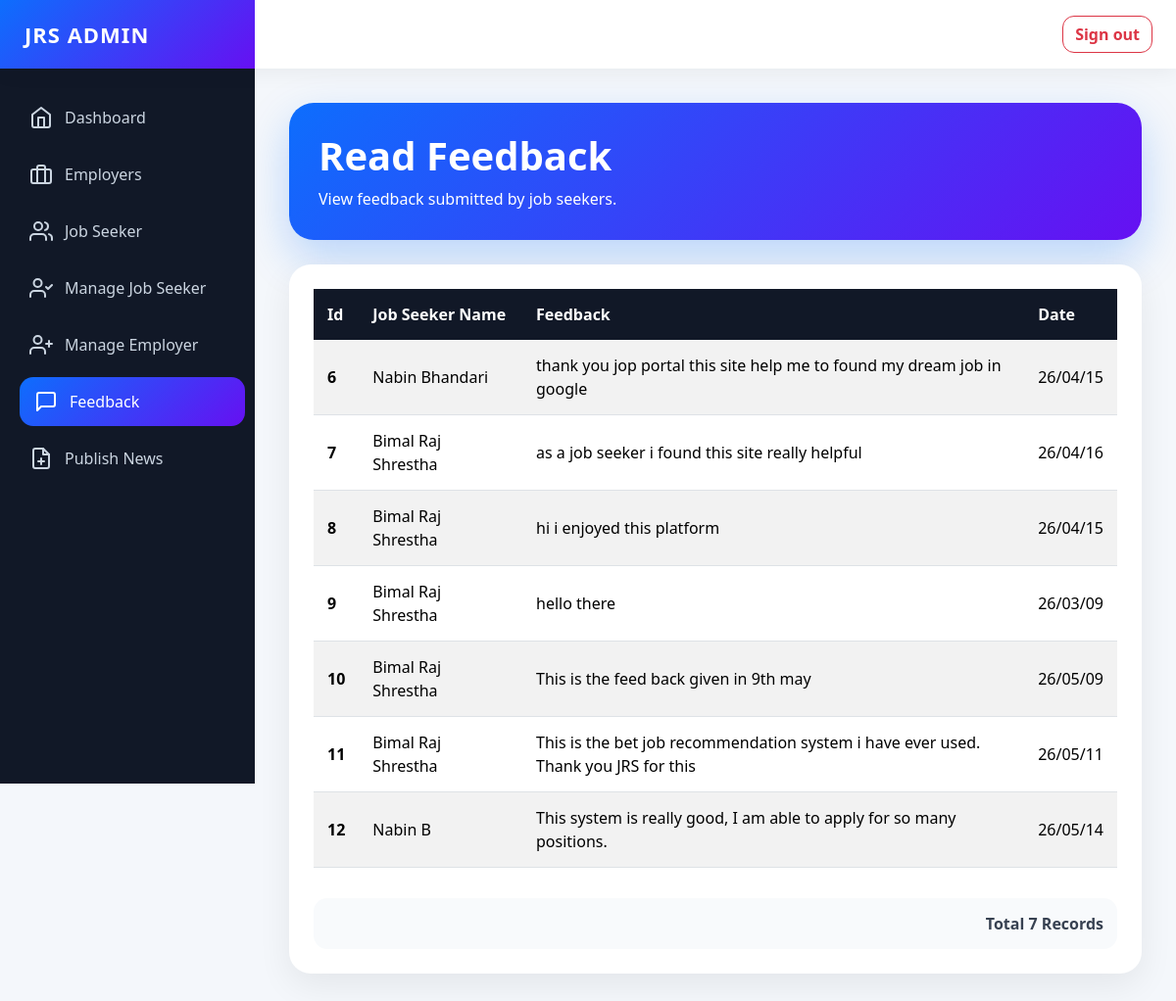
Screenshot of /admin/feedback.php (signed in) with the database file from the repository.
### tables this page shows
CREATE TABLE `feedback` (
  `FeedbackId` int NOT NULL,
  `JobSeekId` int NOT NULL,
  `Feedback` varchar(255) NOT NULL,
  `FeedbakDate` varchar(255) NOT NULL
);

CREATE TABLE `jobseeker_reg` (
  `JobSeekId` int NOT NULL,
  `JobSeekerName` varchar(255) NOT NULL,
  `Address` varchar(255) NOT NULL,
  `City` varchar(255) NOT NULL,
  `Email` varchar(255) NOT NULL,
  `Mobile` varchar(255) NOT NULL,
  `Qualification` varchar(255) NOT NULL,
  `Experience` text NOT NULL,
  `Gender` varchar(255) NOT NULL,
  `BirthDate` varchar(255) NOT NULL,
  `age` int NOT NULL,
  `Resume` varchar(255) NOT NULL,
  `Status` varchar(255) NOT NULL,
  `Username` varchar(255) NOT NULL,
  `Password` varchar(255) NOT NULL,
  `Question` varchar(255) NOT NULL,
  `Answer` varchar(255) NOT NULL
);

### admin/feedback.php (the view, shortened to what this page needs)
<!doctype html>
<html lang="en">
<head>
  <link href="https://cdn.jsdelivr.net/npm/bootstrap@5.3.3/dist/css/bootstrap.min.css" rel="stylesheet">
</head>
<body>
<div class="topbar d-flex justify-content-between align-items-center">
  <div class="brand-box">JRS ADMIN</div>
  <div class="me-4">
    <a href="logout.php" class="btn btn-outline-danger logout-btn">Sign out</a>
  </div>
</div>
<nav class="sidebar">
  <ul class="nav flex-column">
    <li class="nav-item">
      <a class="nav-link" href="admin_dashboard.php">
        <i data-feather="home"></i> Dashboard
      </a>
    </li>
    <li class="nav-item">
      <a class="nav-link" href="employer.php">
        <i data-feather="briefcase"></i> Employers
      </a>
    </li>
    <li class="nav-item">
      <a class="nav-link" href="jobseeker.php">
        <i data-feather="users"></i> Job Seeker
      </a>
    </li>
    <li class="nav-item">
      <a class="nav-link" href="managejobseeker.php">
        <i data-feather="user-check"></i> Manage Job Seeker
      </a>
    </li>
    <li class="nav-item">
      <a class="nav-link" href="manageemployer.php">
        <i data-feather="user-plus"></i> Manage Employer
      </a>
    </li>
    <li class="nav-item">
      <a class="nav-link active" href="feedback.php">
        <i data-feather="message-square"></i> Feedback
      </a>
    </li>
    <li class="nav-item">
      <a class="nav-link" href="admin_news.php">
        <i data-feather="file-plus"></i> Publish News
      </a>
    </li>
  </ul>
</nav>
<main class="main-content">
  <div class="page-header">
    <h1 class="fw-bold mb-2">Read Feedback</h1>
    <p class="mb-0">View feedback submitted by job seekers.</p>
  </div>
  <div class="content-card">
    <div class="table-responsive">
      <table class="table table-striped align-middle">
        <thead>
          <tr>
            <th>Id</th>
            <th>Job Seeker Name</th>
            <th>Feedback</th>
            <th>Date</th>
          </tr>
        </thead>
        <tbody>
          <?php
          include 'connection/db.php';
          $sql = "select FeedbackId,Feedback,FeedbakDate,JobSeekerName from feedback,jobseeker_reg where feedback.JobSeekId=jobseeker_reg.JobSeekId";
          $result = mysqli_query($conn, $sql);
          while ($row = mysqli_fetch_array($result)) {
            $Id = $row['FeedbackId'];
            $Name = $row['JobSeekerName'];
            $Feedback = $row['Feedback'];
            $FeedbakDate = $row['FeedbakDate'];
          ?>
            <tr>
              <td><strong><?php echo $Id; ?></strong></td>
              <td><?php echo $Name; ?></td>
              <td class="feedback-text"><?php echo $Feedback; ?></td>
              <td><?php echo $FeedbakDate; ?></td>
            </tr>
          <?php
          }
          $records = mysqli_num_rows($result);
          ?>
        </tbody>
      </table>
    </div>
    <div class="records-box">
      Total <?php echo $records; ?> Records
    </div>
  </div>
</main>
</body>
</html>

### admin/feedback.php (style rules this page uses)
body { margin: 0; background: #f4f7fb; font-family: "Segoe UI", Arial, sans-serif; color: #1f2937; }
.topbar { height: 70px; background: #fff; box-shadow: 0 4px 20px rgba(0,0,0,0.06); position: sticky; top: 0; z-index: 1000; }
.brand-box { width: 260px; height: 70px; background: linear-gradient(135deg, #0d6efd, #6610f2); color: #fff; display: flex; align-items: center; padding-left: 25px; font-size: 22px; font-weight: 800; letter-spacing: 1px; }
.logout-btn { border-radius: 12px; font-weight: 600; }
.sidebar { width: 260px; min-height: calc(100vh - 70px); background: #111827; padding: 25px 15px; position: fixed; left: 0; top: 70px; }
.sidebar .nav-link { color: #cbd5e1; border-radius: 14px; padding: 13px 15px; margin-bottom: 8px; font-weight: 500; display: flex; align-items: center; gap: 12px; transition: 0.25s; }
.sidebar .nav-link:hover, .sidebar .nav-link.active { background: linear-gradient(135deg, #0d6efd, #6610f2); color: #fff; transform: translateX(5px); }
.main-content { margin-left: 260px; padding: 35px; }
.page-header { background: linear-gradient(135deg, #0d6efd, #6610f2); color: white; border-radius: 25px; padding: 30px; box-shadow: 0 18px 45px rgba(13,110,253,0.25); margin-bottom: 25px; }
.content-card { background: #fff; border-radius: 22px; padding: 25px; box-shadow: 0 12px 35px rgba(0,0,0,0.07); }
.table thead th { background: #111827; color: white; border: none; padding: 14px; }
.table tbody td { padding: 14px; vertical-align: middle; }
.feedback-text { max-width: 520px; line-height: 1.5; }
.records-box { background: #f8fafc; border-radius: 14px; padding: 14px; font-weight: 700; color: #374151; margin-top: 15px; text-align: right; }

### rows the page displays
feedback: FeedbackId "6", JobSeekId.JobSeekerName "Nabin Bhandari", Feedback "thank you jop portal this site help me to found my dream job in google", FeedbakDate "26/04/15"
feedback: FeedbackId "7", JobSeekId.JobSeekerName "Bimal Raj Shrestha", Feedback "as a job seeker i found this site really helpful", FeedbakDate "26/04/16"
feedback: FeedbackId "8", JobSeekId.JobSeekerName "Bimal Raj Shrestha", Feedback "hi i enjoyed this platform", FeedbakDate "26/04/15"
feedback: FeedbackId "9", JobSeekId.JobSeekerName "Bimal Raj Shrestha", Feedback "hello there", FeedbakDate "26/03/09"
feedback: FeedbackId "10", JobSeekId.JobSeekerName "Bimal Raj Shrestha", Feedback "This is the feed back given in 9th may", FeedbakDate "26/05/09"
feedback: FeedbackId "11", JobSeekId.JobSeekerName "Bimal Raj Shrestha", Feedback "This is the bet job recommendation system i have ever used. Thank you JRS for this", FeedbakDate "26/05/11"
feedback: FeedbackId "12", JobSeekId.JobSeekerName "Nabin B", Feedback "This system is really good, I am able to apply for so many positions.", FeedbakDate "26/05/14"

### other values shown
$records "7"
